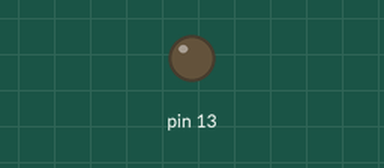
This sketch was run on a simulated Arduino Uno, built with avr-gcc and run on an emulated ATmega328P. On the bench: output pins drawn as LEDs (lit = HIGH).

Above: at 1.4 s.
At 11.5 s:
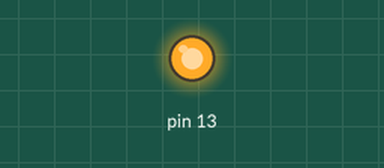
Timing chart, 0 to 11.8 s (numbered marks = the images above):
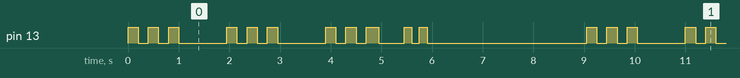

Measured:
- by itself, pin 13: moves between LOW and HIGH, repeating every 9.1 s
- by itself, everything shown: repeats every 9.1 s, in 22 steps

The sketch:

2_1.ino
```cpp
void setup(){
  pinMode(13, OUTPUT);
}

void loop(){
  blink();
}

void blink() {
    // la la la
    digitalWrite(13, HIGH);
    delay(200);
    digitalWrite(13, LOW);
    delay(200);

    digitalWrite(13, HIGH);
    delay(200);
    digitalWrite(13, LOW);
    delay(200);

    digitalWrite(13, HIGH);
    delay(200);
    digitalWrite(13, LOW);
    delay(200);

    delay(750);

    // la la la
    digitalWrite(13, HIGH);
    delay(200);
    digitalWrite(13, LOW);
    delay(200);

    digitalWrite(13, HIGH);
    delay(200);
    digitalWrite(13, LOW);
    delay(200);

    digitalWrite(13, HIGH);
    delay(200);
    digitalWrite(13, LOW);
    delay(200);

    delay(750);

    // la la la, lala
    digitalWrite(13, HIGH);
    delay(200);
    digitalWrite(13, LOW);
    delay(200);

    digitalWrite(13, HIGH);
    delay(200);
    digitalWrite(13, LOW);
    delay(200);

    digitalWrite(13, HIGH);
    delay(250);
    digitalWrite(13, LOW);
    delay(500);

    digitalWrite(13, HIGH);
    delay(150);
    digitalWrite(13, LOW);
    delay(150);

    digitalWrite(13, HIGH);
    delay(150);
    digitalWrite(13, LOW);
    delay(150);

    delay(3000);
}
```
